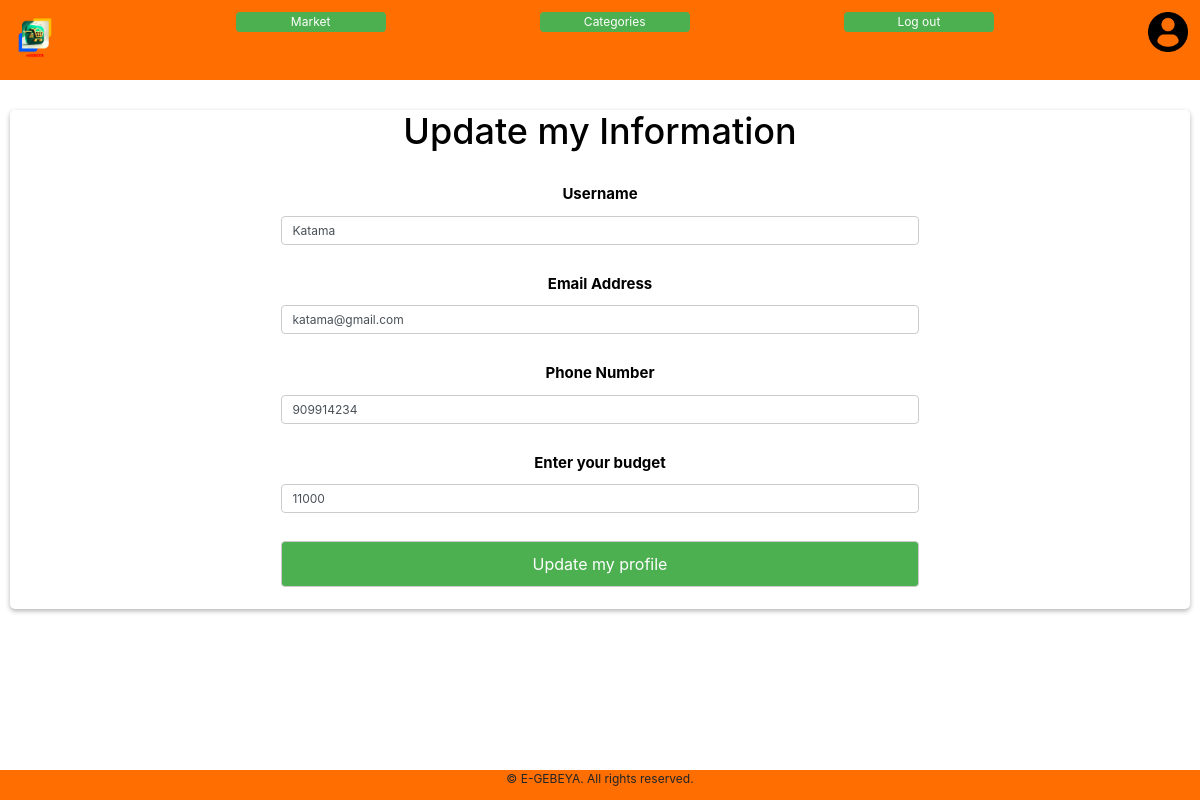
The page /update (signed in) on the database its author committed.
### packages/models.py (models this page shows, shortened)
class User(db.Model, UserMixin):
    id = db.Column(db.Integer(), primary_key=True)
    username = db.Column(db.String(length=20), nullable=False, unique=True)
    email = db.Column(db.String(length=20), nullable=False, unique=True)
    phone = db.Column(db.String(), nullable=False, unique=True)
    budget = db.Column(db.Integer(), nullable=False, default=1000)
    dob = db.Column(db.Date())
    password_hash = db.Column(db.String(length=20), nullable=False)
    product = db.relationship('Product',backref='owned_user',lazy=True)
    @property
    def password(self):
        return self.password

### packages/routes.py (the view, shortened to what this page needs)
@app.route('/update', methods=['GET', 'POST'])
@login_required  # Requires the user to be logged in to access this route
def update_info():
    update_info = UpdateInfoForm()
    if not update_info.username.data:
        update_info.username.data = current_user.username
    if not update_info.phone.data:
        update_info.phone.data = current_user.phone
    if not update_info.email.data:
        update_info.email.data = current_user.email
    if not update_info.budget.data:
        update_info.budget.data = current_user.budget
    if update_info.errors != {}:
        for error_msg in update_info.errors.values():
            flash(f'{error_msg}',category='danger')
    return render_template('update_profile.html', update_info=update_info)

### packages/forms.py (shortened to what this page needs)
class UpdateInfoForm(FlaskForm):
    edit = SubmitField(label="Update my profile")
    username = StringField(
        label="Username",
        validators=[
            DataRequired(message="Username is required."),
            Length(min=2, max=20, message="Username must be between 2 and 20 characters."),
            Regexp(r'^[A-Z][a-zA-Z]*$', message="Username must start with a capital letter and contain only letters.")
        ]
    )
    email = EmailField(label="Email Address",
                       validators=[Email(), DataRequired()])
    phone = StringField(label="Phone Number",
                        validators=[
                            DataRequired(message="The phone number field cannot be empty!"),
                            Regexp(
                                r"^(?:[1-9]\d{0,8}|9)$",
                                message="Phone number must be a number between 1-9 and 9 digits. It must be without zero"
                            )
                        ])
    budget = IntegerField(label="Enter your budget", validators=[DataRequired("Please enter your budget!")])

### packages/models.py (called while the page is built)
@login_manager.user_loader
def Load_user(user_id):
    return User.query.get(int(user_id))

### packages/templates/update_profile.html (shortened to what this page needs)
{% extends 'base.html' %}
{% block css %}
<link href="{{ url_for('static', filename='base.css') }}" rel="stylesheet">
<link href="{{ url_for('static', filename='signup.css') }}" rel="stylesheet">
<link href="{{ url_for('static', filename='modal.css') }}" rel="stylesheet">
{% endblock %}
{% block content %}
<div id="signup-container">
    <h1>Update my Information</h1>
    <form method="POST" class="form-register">
        {{ update_info.username.label(class="modal-label") }}
        {{ update_info.username(class="form-control",placeholder="Enter your new Username") }}
        <br>
        {{ update_info.email.label(class="modal-label") }}
        {{ update_info.email(class="form-control",placeholder="Enter your new Email") }}
        <br>
        {{ update_info.phone.label(class="modal-label") }}
        {{ update_info.phone(class="form-control",placeholder="Enter your new Phone number - without 0") }}
        <br>
        {{ update_info.budget.label(class="modal-label") }}
        {{ update_info.budget(class="form-control",placeholder="Enter your budget in ETB") }}
        <br>
        {{ update_info.edit(class="signup-btn") }}
    </form>
</div>
{% endblock %}

### packages/static/base.css (style rules this page uses)
html { box-sizing: border-box; font-family: 'Courier New', Courier, monospace; font-size: 12px; }
* { box-sizing: border-box; }
*, *:before, *:after { box-sizing: inherit; }
body { margin: 0; }

### packages/static/signup.css (style rules this page uses)
#signup-container { display: flex; flex-direction: column; align-self: center; margin-top: 100px; padding-left: 5%; padding-right: 5%; padding-bottom: 5%; }
h1 { font-size: 24px; margin-bottom: 30px; color: #000000; }
label { display: block; font-weight: bold; margin-bottom: 10px; color: #000000; }
#signup-container input, textarea { width: 100%; padding: 10px; margin-bottom: 20px; border: 1px solid #ccc; border-radius: 4px; box-sizing: border-box; }
#signup-button, .dashboard-button, .signup-btn, .index-btn { background-color: #4CAF50; color: #fff; border: none; border-radius: 4px; padding: 12px 20px; cursor: pointer; font-size: 16px; margin-bottom: 10px; }
form { display: flex; flex-direction: column; align-items: center; }
@media (min-width: 768px) { #signup-container { padding: 5%; padding-top: 0; padding-bottom: 1%; margin-top: 60px; } }
@media (min-width: 768px) { #signup-container input, textarea { width: 60%; margin-bottom: 10px; } }
@media (min-width: 768px) { label { font-size: 2vw; } }
@media (min-width: 768px) { h1 { font-size: 3vw; } }

### packages/static/modal.css (style rules this page uses)
.modal-label { font-size: 15px; }

### rows shown on the page
User: username "Katama", email "katama@gmail.com", phone "909914234", budget "11000"

### other values the page prints
{{ update_info.username.label(class="modal-label") }} "Username"
{{ update_info.email.label(class="modal-label") }} "Email Address"
{{ update_info.phone.label(class="modal-label") }} "Phone Number"
{{ update_info.budget.label(class="modal-label") }} "Enter your budget"
